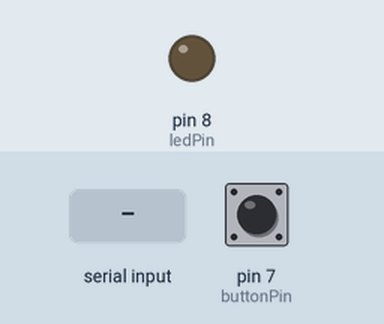
Simulated run of this sketch. Board: Arduino Uno, built with avr-gcc and run on an emulated ATmega328P. On the bench: output pins drawn as LEDs (lit = HIGH). The inputs (shaded band) are chosen by the test bench; at power-on: pin 7 (buttonPin) LOW. What the sketch prints to the serial monitor is not drawn.

Above: at 1.2 s.
1.3 s: "B" received over Serial
At 1.45 s:
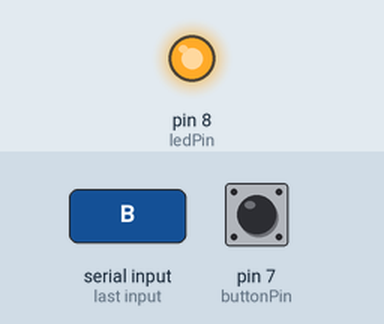
3.0 s: pin 7 (buttonPin) pulled HIGH for 0.15 s
Timing chart, 0 to 6.0 s (numbered marks = the images above; inputs shaded):
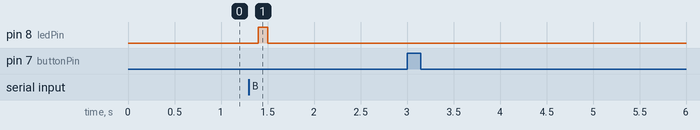

Measured:
- after the input at 1.3 s, pin 8 (ledPin): LOW → HIGH after 0.10 s, → LOW 0.10 s later
- after the input at 3.0 s, every drawn part: stays the same

The sketch:

button_led.ino
```cpp
// Pin definitions
const int buttonPin = 7;  // Button pin
const int ledPin = 8; //LED pin
int lives = 0;    //LED pin

// Variables
int buttonState = 0;      // Current state of the button
int lastButtonState = 0;  // Previous state of the button
bool gameRestartRequested = false;  // Flag to indicate game restart request

void setup() {
  pinMode(buttonPin, INPUT);
  pinMode(ledPin, OUTPUT);

  // Initialize Serial communication
  Serial.begin(9600);
}

void loop() {
  // Read the state of the button
  buttonState = digitalRead(buttonPin);

  // Check if the button state has changed
  if (buttonState != lastButtonState) {
    // If the button is pressed, set the flag to restart the game
    if (buttonState == HIGH) {
      gameRestartRequested = true;
    }
    // Save the current button state for comparison
    lastButtonState = buttonState;
  }

  // If the game restart is requested, send the signal over Serial
  if (gameRestartRequested) {
    Serial.println("RestartGame");
    gameRestartRequested = false; // Reset the flag
  }

  // Check if lives are below 5 and send the signal for LED blink
  if (lives == 1 && lives < 8) {
    Serial.println("BlinkLED");
    delay(500); // Adjust delay as needed
    digitalWrite(ledPin, HIGH);
      delay(100);
      digitalWrite(ledPin, LOW);
      delay(100);

  } else{
    digitalWrite(ledPin, LOW);
    delay(100);
  }

  // Read the Serial input
  while (Serial.available()) {
    char receivedChar = Serial.read();

    // Check if the received command is for blinking the LED
    if (receivedChar == 'B') {
      // Blink the LED rapidly
      digitalWrite(ledPin, HIGH);
      delay(100);
      digitalWrite(ledPin, LOW);
      delay(100);

    }
  }
}
```
